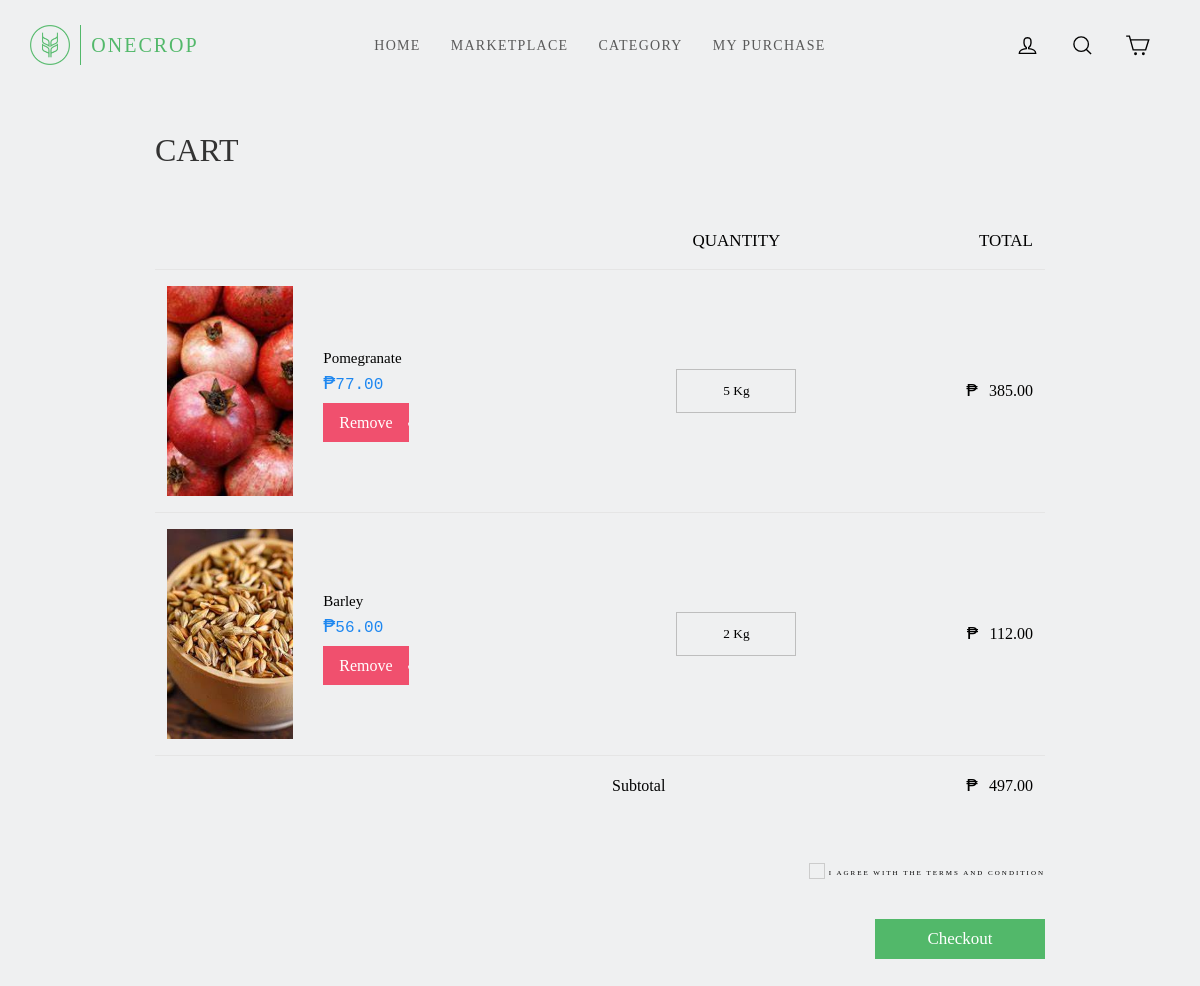
The app's page /marketplace/cart.php with its own data.
### tables this page shows
CREATE TABLE `products` (
  `product_id` int(11) NOT NULL,
  `seller_id` int(11) NOT NULL,
  `product_name` varchar(255) NOT NULL,
  `product_description` text NOT NULL,
  `stock` int(11) NOT NULL,
  `category` varchar(255) NOT NULL,
  `price` int(11) NOT NULL,
  `cover_photo` varchar(255) NOT NULL,
  `image1` varchar(255) NOT NULL,
  `image2` varchar(255) NOT NULL,
  `image3` varchar(255) NOT NULL,
  `image4` varchar(255) NOT NULL,
  `image5` varchar(255) NOT NULL
);

CREATE TABLE `cart` (
  `cart_id` int(11) NOT NULL,
  `buyer_id` int(11) NOT NULL,
  `product_id` int(11) NOT NULL,
  `quantity` int(11) NOT NULL
);

### marketplace/cart.php (the view, shortened to what this page needs)
<?php
	include '../include/functions.php';
?>
<!DOCTYPE html>
<html lang="en">
<head>
	<link rel="stylesheet" href="style/uikit.min.css" />
	   <link rel="stylesheet" type="text/css" href="style/style.css">
<body>
<nav class="fixed-navbar scrolled" id="scrolled"  uk-navbar>
		<div class="uk-navbar-left">
			<a href="">
				<div class="container">
					<img src="style/images/logo-circle.png" class="logo" alt="logo">
					<div class="name"> ONE<span>CROP</span></div>
				</div>
			</a>
		</div>
		<div class="uk-navbar-center">
			<ul class="uk-navbar-nav">
				<li><a href="../">Home</a></li>
				<li class=""><a href="index.php">Marketplace</a></li>
				<li>
					<a href="#">Category</a>
				</li>
				<li>
					<a href="orders.php">My Purchase</a>
				</li>
			</ul>
		</div>
		<div class="uk-navbar-right uk-margin-right">
			<div class="account-dropdown">
			   <a href="account.php">
				<svg aria-hidden="true" focusable="false" role="presentation" class="icon-nav" viewBox="0 0 64 64"><path class="cls-1" d="M35 39.84v-2.53c3.3-1.91 6-6.66 6-11.41 0-7.63 0-13.82-9-13.82s-9 6.19-9 13.82c0 4.75 2.7 9.51 6 11.41v2.53c-10.18.85-18 6-18 12.16h42c0-6.19-7.82-11.31-18-12.16z"></path></svg>
				</a>
			</div>
			<a href="">
				<svg aria-hidden="true" focusable="false" role="presentation" class="icon-nav"viewBox="0 0 64 64"><path class="cls-1" d="M47.16 28.58A18.58 18.58 0 1 1 28.58 10a18.58 18.58 0 0 1 18.58 18.58zM54 54L41.94 42"></path></svg>
			</a>
			<a href="cart.php">
				<svg aria-hidden="true" focusable="false" role="presentation" class="icon-nav" viewBox="0 0 64 64"><path class="cls-1" d="M14 17.44h46.79l-7.94 25.61H20.96l-9.65-35.1H3"></path><circle cx="27" cy="53" r="2"></circle><circle cx="47" cy="53" r="2"></circle></svg>
			</a>
		</div>
	</nav>
	<div class="top">
		<div class="card top">
	<div class="uk-flex-center" uk-grid>
		<div class="uk-width-3-4@m  card">
		  <div class="uk-h2 font-bold uk-margin-medium-bottom">CART <?php
		  ?></div>
			<table class="uk-table uk-table-divider">
				<thead>
					<tr>
						<th></th>
						<th>Quantity</th>
						<th>Total</th>
					</tr>
				</thead>
				<tbody>
					<?php
					$result = $conn->query("SELECT * FROM cart WHERE `buyer_id` = '$user_id'");
					$grand_total = 0;
						while($row = $result->fetch_array()){
							$product_id = $row['product_id'];
							$result_diff_table = $conn->query("SELECT * FROM products WHERE product_id = '$product_id'");
							while ($row1 = $result_diff_table->fetch_array()) {
								echo "<tr><td><div class=\"uk-flex\">";
								echo "<img src=\"".$row1['cover_photo']."\">";
								echo "<div class=\"product-info-cart\"><div class=\"product-name-cart\">".$row1['product_name'];
								echo "</div><div class=\"product-price-cart\"><span>₱</span>".$row1['price']. ".00</div>";
								echo "<a href=\"delete-cart.php?id=". $row['cart_id']."\" class=\"uk-button-danger\">Remove</a>";
								echo "</div></div></td><td><form method=\"post\"> <input type=\"text\" name=\"quantity\"  value=\"".$row['quantity']." Kg\" disabled><input type=\"hidden\"name=\"cart_id\" value=\"".$row['cart_id']." \">";
								echo "</form></td><td><div class=\"total\"><span>₱ </span>".$row['quantity']*$row1['price'] .".00</div></div></td></tr>";
								$grand_total = $grand_total + $row['quantity']*$row1['price'];
							}
						}
					?>
					<tr>
						<td></td>
						<td>Subtotal</td>
						<td><span class="currency">₱ </span><?php echo $grand_total;?>.00</td>
					</tr>
			<form method="post">
				<div class="checkout-buttons">
					<div class="terms-and-condition">
						<label class="terms "><input class="uk-checkbox" type="checkbox" required=""> I AGREE WITH THE TERMS AND CONDITION</label>
					</div>
				<input type="submit" value="Checkout" name="checkout" class="bottom-margin" style="width: 170px !important; padding: 20px 10px; margin-top: 30px;">
			</form>
		</div>
	</div>
</body>
</html>

### marketplace/style/style.css (style rules this page uses)
* { font-family: gotham; transition: 0.4s; box-sizing: border-box; }
body, html { padding: 0; margin: 0; background: #EFF0F1; }
a { text-decoration: none; }
.font-bold { font-family: gotham-bold !important; }
input[type="submit"] { background: #52b86a !important; color: white !important; font-family: gotham-bold !important; font-size: 17px !important; padding: 10px 0px !important; text-align: center !important; height: 100% !important; border: none !important; box-sizing: border-box !important; }
.uk-navbar-nav li a { color:#5a5a5a; }
.bottom-margin { margin-bottom: 100px; }
nav { overflow: inherit !important; }
.container { margin:10px; display: flex; padding: 15px; }
.logo { width: 40px; margin: auto 5px; }
.name { color: #52b86a; font-size: 20px; letter-spacing: 2px; font-family: gotham-bold; margin: auto 5px; }
.name span { font-family: gotham; }
nav li a { font-family: gotham-bold !important; letter-spacing: 1.3px; }
.fixed-navbar { position: fixed; right: 0; left: 0; top: 0; z-index: 1030; }
.icon-nav { fill:none; stroke:#000; stroke-miterlimit:10; stroke-width:3.5px; width: 25px; height: 25px; margin-right: 30px; }
.account-dropdown { position: relative; }
.account-dropdown::before { content: ""; background: white; width: 10px; height: 10px; position: absolute; top: 40px; left: 10%; transform: rotate(45deg); opacity: 0; visibility: hidden; transition: visibility 0s, opacity 0.3s linear; }
.top { margin-top: 130px; }
form label { text-align: left; width: 100%; display: block; font-family: gotham-bold; color: black; font-size: 0.8em; letter-spacing: 4px; margin-bottom: 10px; text-transform: uppercase; }
form input { width:100%; border: 1px solid #bebebe; background: transparent; text-align: left; padding: 13px 10px; }
form input[name="quantity"] { width:120px; border: 1px solid #bebebe; background: transparent; text-align: left; padding: 13px 10px; }
.uk-table>thead>tr>th:nth-child(1), .uk-table>tbody>tr>td:nth-child(1) { width: 50%; }
.uk-table>thead>tr>th:not(:nth-child(1)), .uk-table>tbody>tr>td:not(:nth-child(1)) { text-align: center; vertical-align: middle; }
.uk-table>thead>tr>th { font-family: gotham-black; color: black; font-size: 17px; }
.uk-table>tbody>tr>td:last-child, .uk-table>thead>tr>th:last-child { text-align: right; }
.uk-table>tbody>tr>td>.uk-flex>img { width: 30%; object-fit: cover; object-position: center; min-height: 210px; background: #e2e2e2; }
.uk-table>tbody>tr>td>.uk-flex>.product-info-cart { padding-right: 20px; margin:auto 30px; }
.uk-table>tbody>tr>td>.uk-flex>.product-info-cart>.product-name-cart { font-family: gotham-bold; font-size: 15px; color: black; }
.uk-table>tbody>tr>td>.uk-flex>.product-info-cart>.product-price-cart { color: #1e87f0; font-family: gotham-bold, monospace; margin-bottom: 12px; }
.uk-table>tbody>tr>td>.uk-flex>.product-info-cart>.product-price-cart>span { color: #1e87f0; font-family: monospace; font-size: 20px; }
.uk-table>tbody>tr>td>.uk-flex>.product-info-cart>a { color: white; font-family: gotham-bold; padding: 10px 15px 10px 15px; margin-top: 20px; background: url(images/arrow.png) no-repeat 150% 35%, #f0506e; background-size: 29px; }
.uk-table>tbody>tr>td>form>input { color: black; text-align: center; }
.uk-table>tbody>tr>td>.total { color: black; font-size: 16px; font-family: gotham-bold; }
.uk-table>tbody>tr>td>.total>span, .currency { color: black; font-size: 19px; font-family: monospace; }
.uk-table>tbody>tr:last-child>td { font-family: gotham-bold; color: black; }
.uk-table>tbody>tr:last-child>td:nth-child(2) { text-align: left; }
.terms { font-size: 7px; font-family: gotham-bold; letter-spacing: 2px; text-transform: uppercase; text-align: right; }
.terms>input { padding: 0 !important; }
.checkout-buttons { text-align: right; margin-top:50px; }

### records on screen
cart: quantity "5 Kg", $row['quantity']*$row1['price'] "385"
products: cover_photo (picture), product_name "Pomegranate", price "77"
cart: quantity "2 Kg", $row['quantity']*$row1['price'] "112"
products: cover_photo (picture), product_name "Barley", price "56"

### other values on screen
$grand_total "497"
